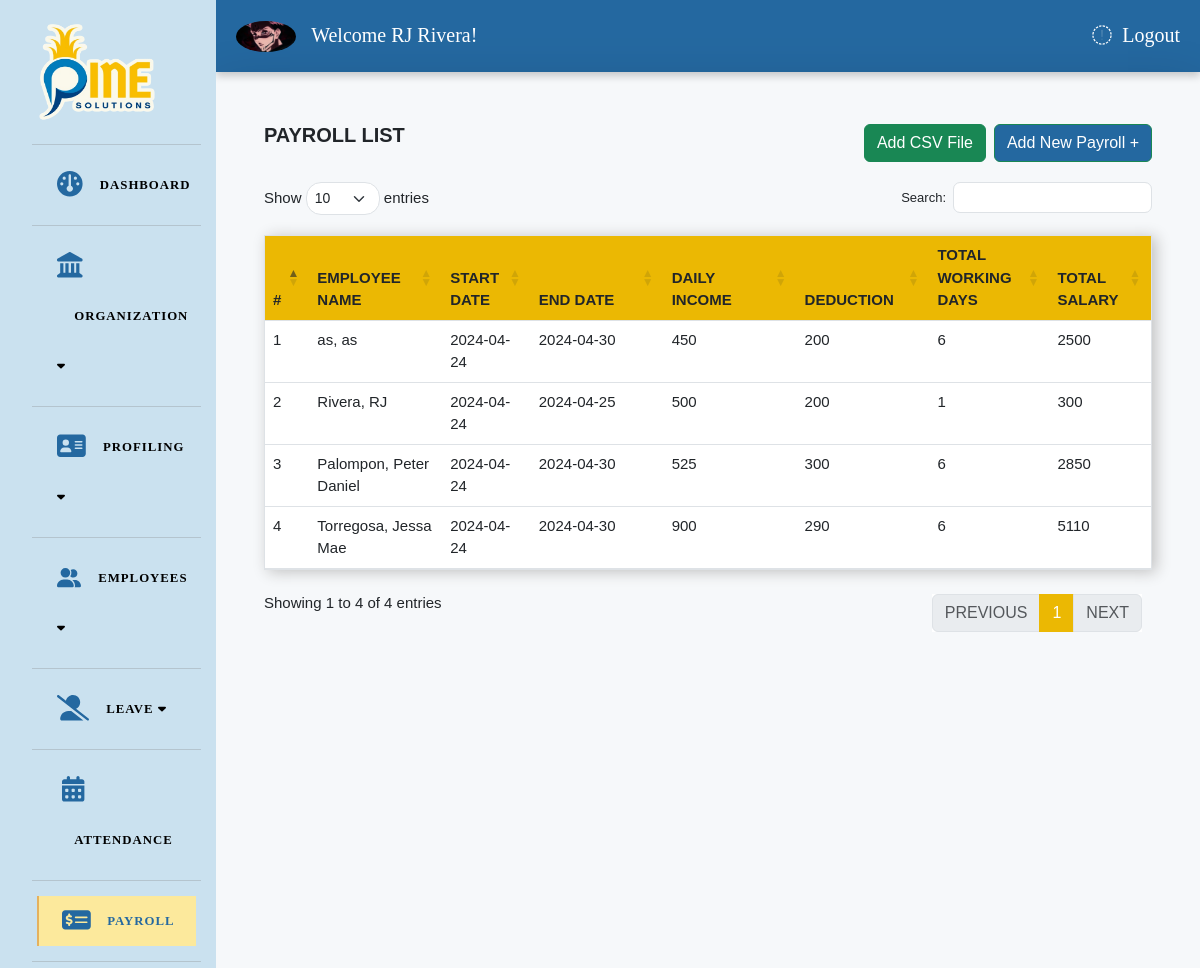
The page /Payroll_list.php (signed in) on the database its author committed.
### tables this page shows
CREATE TABLE `payroll` (
  `payroll_id` int(11) NOT NULL,
  `em_id` varchar(64) DEFAULT NULL,
  `payroll_start_date` date NOT NULL,
  `payroll_income` int(200) NOT NULL,
  `payroll_deduction` int(200) NOT NULL,
  `payroll_twd` int(200) NOT NULL,
  `payroll_total` int(255) NOT NULL,
  `payroll_end_date` date DEFAULT NULL
);

CREATE TABLE `employee` (
  `em_id` int(11) NOT NULL,
  `des_id` int(11) NOT NULL,
  `dep_id` int(11) NOT NULL,
  `bt_id` int(11) NOT NULL,
  `user_id` int(11) NOT NULL,
  `es_id` int(11) NOT NULL,
  `address_id` int(11) DEFAULT NULL,
  `edu_id` int(11) DEFAULT NULL,
  `r_id` int(11) DEFAULT NULL,
  `ms_id` int(11) DEFAULT NULL,
  `first_name` varchar(128) NOT NULL,
  `last_name` varchar(128) NOT NULL,
  `employee_status` enum('Active','Inactive','On Leave') NOT NULL DEFAULT 'Active',
  `em_email` varchar(64) NOT NULL,
  `em_password` varchar(514) NOT NULL,
  `em_gender` varchar(11) NOT NULL,
  `em_phone` varchar(14) NOT NULL,
  `em_birthday` varchar(128) NOT NULL,
  `em_joining_date` date NOT NULL,
  `em_contract_end` date NOT NULL,
  `em_income` int(50) DEFAULT NULL,
  `em_profile_pic` text DEFAULT NULL
);

### Payroll_list.php (the view, shortened to what this page needs)
<?php
include_once('./main.php');
?>
<link rel="stylesheet" href="css/employee.css">
<body>
  <div class="container-fluid">
    <div class="row">
      <div class="col-md-12 p-5 shadow-lg ">
        <div style="height:100vh;">
          <div class="d-flex justify-content-between align-items-center">
            <p class="fw-bold fs-5 text-uppercase">Payroll List</p>
            <div class="top-right-buttons">
              <div class="d-flex">
                <button type="button" class="btn btn-success me-2" data-bs-toggle="modal" data-bs-target="#exampleModal1">Add CSV File</button>
                <a href="payroll_add.php" class="btn btn-success" style="background-color: #2468a0;">Add New Payroll +</a>
              </div>
            </div>
          </div>
          <div class="mt-3">
            <table class="table" id="example">
              <colgroup>
                <col width="5%">
                <col width="15%">
                <col width="10%">
                <col width="15%">
                <col width="15%">
                <col width="15%">
              </colgroup>
              <thead class="" style="background-color: rgb(255, 206, 46)">
                <tr>
                  <th>#</th>
                  <th>Employee Name</th>
                  <th>Start Date</th>
                  <th>End Date</th>
                  <th>Daily Income</th>
                  <th>Deduction</th>
                  <th>Total Working Days</th>
                  <th>Total Salary</th>
                </tr>
              </thead>
              <?php
              $i = 1;
              $rows = mysqli_query($conn, "SELECT * FROM `payroll` p INNER JOIN `employee` e ON p.em_id = e.em_id");
              foreach ($rows as $row) :
              ?>
                <tr>
                  <td> <?php echo $i++; ?> </td>
                  <td> <?php echo $row["last_name"] . ", " . $row["first_name"]; ?> </td>
                  <td> <?php echo $row["payroll_start_date"]; ?> </td>
                  <td> <?php echo $row["payroll_end_date"]; ?> </td>
                  <td> <?php echo $row["payroll_income"]; ?> </td>
                  <td> <?php echo $row["payroll_deduction"]; ?> </td>
                  <td> <?php echo $row["payroll_twd"]; ?> </td>
                  <td> <?php echo $row["payroll_total"]; ?> </td>
                </tr>
              <?php endforeach; ?>
            </table>
          </div>
        </div>
      </div>
    </div>
  </div>
</body>

### css/main.css (style rules this page uses)
div.dataTables_wrapper table.dataTable { clear: both; margin-top: 20px !important; margin-bottom: 10px !important; max-width: none !important; border-collapse: separate !important; border-spacing: 0; }
table { display: table; width: 100%; max-width: 100%; margin-bottom: 1rem; background-color: transparent; text-indent: initial; border-spacing: 2px; border-collapse: collapse; font-size: 15px; border: 1px #dee2e6 solid !important; box-shadow: 4px 2px 14px rgb(192, 192, 192); }
td { font-size: 15px !important; }
th { text-transform: uppercase !important; }
table.dataTable thead>tr>th { background-color: #EBB803 !important; }
table > :not(caption) > * > * { padding: 0.5rem; background-color: var(--bs-table-bg); border-bottom-width: 1px; box-shadow: inset 0 0 0 9999px var(--bs-table-accent-bg); border-bottom-style: solid; }

### css/navbar2.css (style rules this page uses)
div.dash_topnav, a { color: #fff; font-size: 20px; text-decoration: none; }
* { margin: 0; padding: 0; box-sizing: border-box; font-family: 'Poppins', sans-serif; }
a { color:black; text-decoration: none; }

### css/employee.css (style rules this page uses)
th { text-transform: uppercase !important; }
td { font-size: 15px !important; }

### rows shown on the page
payroll: em.last_name "as", em.first_name "as", payroll_start_date "2024-04-24", payroll_end_date "2024-04-30", payroll_income "450", payroll_deduction "200", payroll_twd "6", payroll_total "2500"
payroll: em.last_name "Rivera", em.first_name "RJ", payroll_start_date "2024-04-24", payroll_end_date "2024-04-25", payroll_income "500", payroll_deduction "200", payroll_twd "1", payroll_total "300"
payroll: em.last_name "Palompon", em.first_name "Peter Daniel", payroll_start_date "2024-04-24", payroll_end_date "2024-04-30", payroll_income "525", payroll_deduction "300", payroll_twd "6", payroll_total "2850"
payroll: em.last_name "Torregosa", em.first_name "Jessa Mae", payroll_start_date "2024-04-24", payroll_end_date "2024-04-30", payroll_income "900", payroll_deduction "290", payroll_twd "6", payroll_total "5110"

### other values the page prints
$_SESSION['s_first_name'] "RJ"
$_SESSION['s_last_name'] "Rivera"
